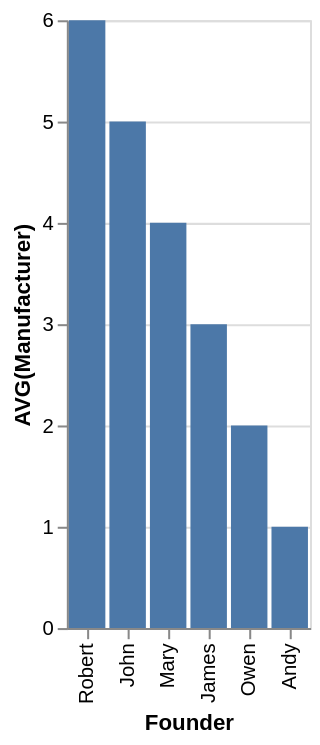

Write the Vega-Lite specification saved for this chart.
### Vega-Lite specification from a JSON file in a GitHub repository (floating-point values rounded to 4 significant figures)
{"data": {"values": [{"x_data": "Andy", "y_data": 1}, {"x_data": "James", "y_data": 3}, {"x_data": "John", "y_data": 5}, {"x_data": "Mary", "y_data": 4}, {"x_data": "Owen", "y_data": 2}, {"x_data": "Robert", "y_data": 6}]}, "mark": "bar", "encoding": {"x": {"field": "x_data", "type": "nominal", "title": "Founder", "sort": {"op": "sum", "field": "y_data", "order": "descending"}}, "y": {"field": "y_data", "type": "quantitative", "title": "AVG(Manufacturer)"}}}
